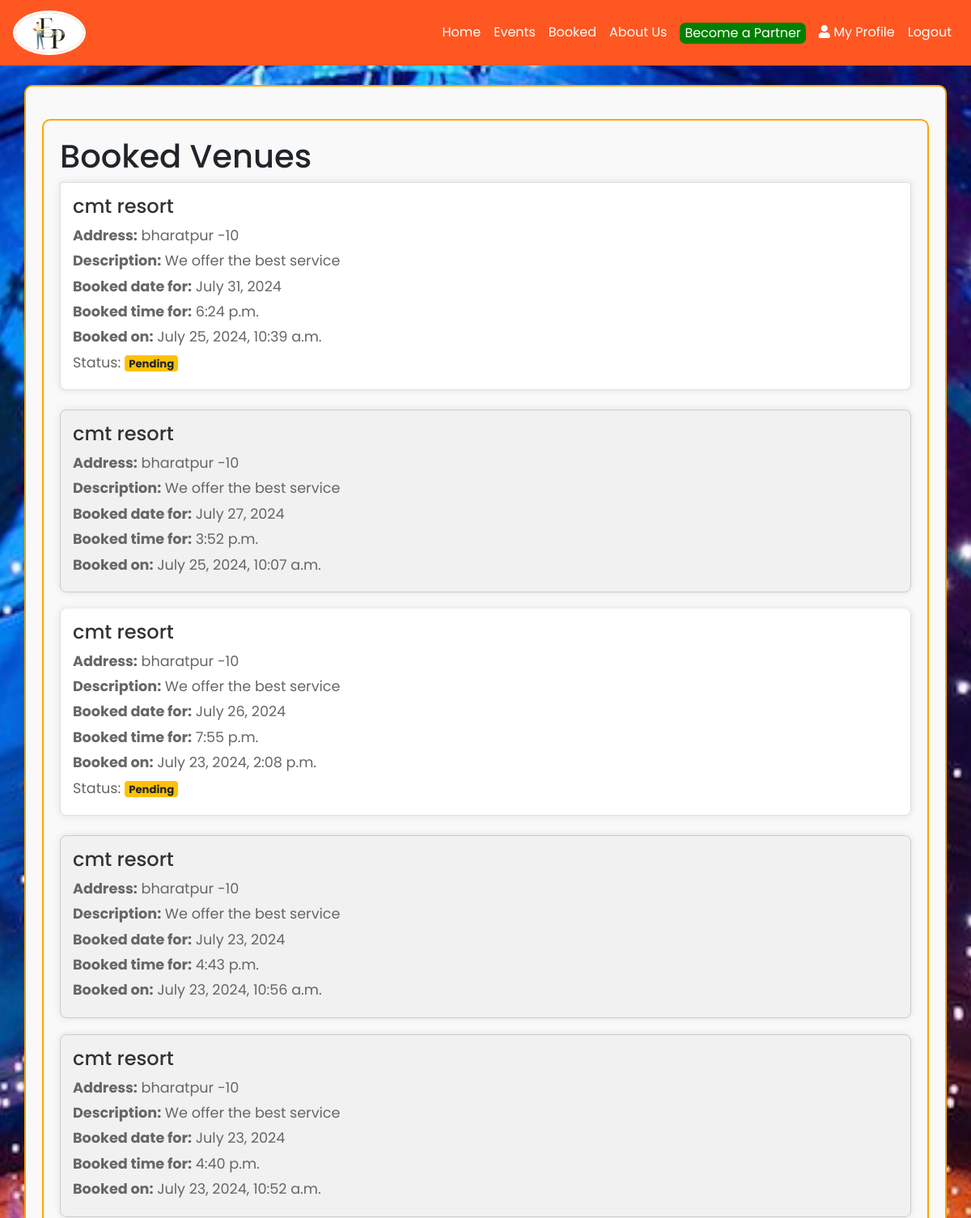
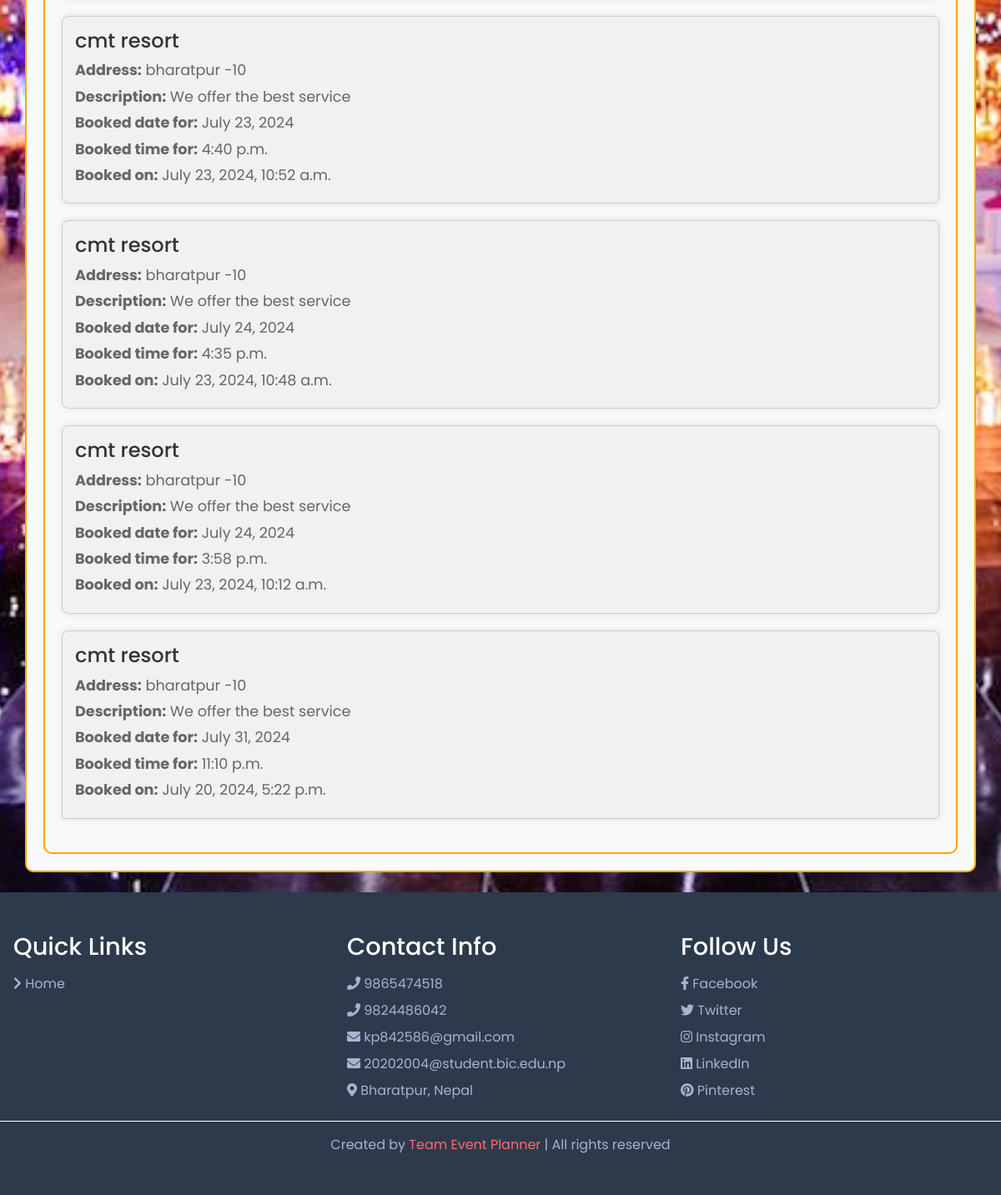
The page /accounts/booked/ (signed in) on the database its author committed (2 pictures, top to bottom).
### owner/models.py (models this page shows, shortened)
class Booking(models.Model):
    id = models.AutoField(primary_key=True)
    contact_email = models.EmailField()
    user = models.ForeignKey(User, on_delete=models.CASCADE)
    venue = models.ForeignKey(Venue, on_delete=models.CASCADE)
    date = models.DateField()
    time = models.TimeField()
    number_of_guests = models.IntegerField()
    booked_at = models.DateTimeField(auto_now_add=True)
    confirmed = models.BooleanField(default=False)
    checked_out = models.BooleanField(default=False)

class Venue(models.Model):
    id = models.AutoField(primary_key=True)
    name = models.CharField(max_length=100)
    address = models.CharField(max_length=255)
    description = models.TextField()
    contact_email = models.EmailField(unique=True)
    zip_code = models.CharField(max_length=10,default=44207)  # New field for zip code
    average_cost_per_person = models.DecimalField(max_digits=10, decimal_places=2,default=0)
    total_slots = models.PositiveIntegerField(default=0)  # New field for available slots
    occupancy = models.PositiveIntegerField(default=0)
    contact_num = models.PositiveIntegerField(default=0)
    image = models.ImageField(upload_to='venue_images/', null=True, blank=True)
    available_slots = models.PositiveIntegerField(editable=False)  # Non-editable field

### accounts/views.py (the view)
# urls.py: path('booked/', booked_venues, name='booked_venues'),
@login_required
def booked_venues(request):
    bookings = Booking.objects.filter(user=request.user).order_by('-id')
    today_date = date.today()
    now = datetime.now().time()
    def booking_is_expired(booking):
        if booking.date < today_date or (booking.date == today_date and booking.time < now):
            return True
        return False
    context = {
        'bookings': bookings,
        'booking_is_expired': booking_is_expired,
    }
    return render(request, 'accounts/booked_venues.html', context)

### accounts/templatetags/custom_filters.py (called while the page is built)
@register.filter(name='is_expired')
def is_expired(booking):
    today_date = date.today()
    now = datetime.now().time()
    if booking.date < today_date or (booking.date == today_date and booking.time < now):
        return True
    return False

### accounts/templates/accounts/booked_venues.html (shortened to what this page needs)
{% extends 'accounts/base.html' %}
{% load custom_filters %}
{% block content %}
<div class="container">
    <h1>Booked Venues</h1>
    {% if bookings %}
        <ul class="list-group">
            {% for booking in bookings %}
                {% if booking.confirmed %}
                    {% with is_expired=booking|is_expired %}
                    <li class="list-group-item booking-item {% if is_expired %}expired{% else %}upcoming{% endif %}">
                        <div class="booking-details">
                            <h3>{{ booking.venue.name }}</h3>
                            <p><strong>Address:</strong> {{ booking.venue.address }}</p>
                            <p><strong>Description:</strong> {{ booking.venue.description }}</p>
                            <p><strong>Booked date for:</strong> {{ booking.date }}</p>
                            <p><strong>Booked time for:</strong> {{ booking.time }}</p>
                            <p><strong>Booked on:</strong> {{ booking.booked_at }}</p>
                        </div>
                    </li>
                    {% endwith %}
                {% else %}
                    <li class="list-group-item booking-item pending">
                        <div class="booking-details">
                            <h3>{{ booking.venue.name }}</h3>
                            <p><strong>Address:</strong> {{ booking.venue.address }}</p>
                            <p><strong>Description:</strong> {{ booking.venue.description }}</p>
                            <p><strong>Booked date for:</strong> {{ booking.date }}</p>
                            <p><strong>Booked time for:</strong> {{ booking.time }}</p>
                            <p><strong>Booked on:</strong> {{ booking.booked_at }}</p>
                            <p>Status: <span class="badge badge-warning">Pending</span></p>
                        </div>
                    </li>
                    <br>
                {% endif %}
            {% endfor %}
        </ul>
    {% else %}
        <p>You have not booked any venues yet.</p>
    {% endif %}
</div>
{% endblock %}

### accounts/templates/accounts/booked_venues.html (style rules this page uses)
.container { border: 2px solid orange; border-radius: 10px; padding: 20px; margin-top: 20px; background-color: #f9f9f9; }
.list-group-item.expired { background-color: #f1f1f1; border: 1px solid #ccc; color: #666; margin-bottom: 20px; }
.booking-item { padding: 15px; border-radius: 8px; box-shadow: 0 0 10px rgba(0, 0, 0, 0.1); }
.booking-details h3 { margin-top: 0; font-size: 1.5rem; color: #333; }
.booking-details p { margin-bottom: 5px; font-size: 1.1rem; color: #666; }

### rows shown on the page
Booking: venue.name "cmt resort", venue.address "bharatpur -10", venue.description "We offer the best service", date "July 31, 2024", time "6:24 p.m.", booked_at "July 25, 2024, 10:39 a.m."
Booking: venue.name "cmt resort", venue.address "bharatpur -10", venue.description "We offer the best service", date "July 27, 2024", time "3:52 p.m.", booked_at "July 25, 2024, 10:07 a.m."
Booking: venue.name "cmt resort", venue.address "bharatpur -10", venue.description "We offer the best service", date "July 26, 2024", time "7:55 p.m.", booked_at "July 23, 2024, 2:08 p.m."
Booking: venue.name "cmt resort", venue.address "bharatpur -10", venue.description "We offer the best service", date "July 23, 2024", time "4:43 p.m.", booked_at "July 23, 2024, 10:56 a.m."
Booking: venue.name "cmt resort", venue.address "bharatpur -10", venue.description "We offer the best service", date "July 23, 2024", time "4:40 p.m.", booked_at "July 23, 2024, 10:52 a.m."
Booking: venue.name "cmt resort", venue.address "bharatpur -10", venue.description "We offer the best service", date "July 23, 2024", time "4:40 p.m.", booked_at "July 23, 2024, 10:52 a.m."
Booking: venue.name "cmt resort", venue.address "bharatpur -10", venue.description "We offer the best service", date "July 24, 2024", time "4:35 p.m.", booked_at "July 23, 2024, 10:48 a.m."
Booking: venue.name "cmt resort", venue.address "bharatpur -10", venue.description "We offer the best service", date "July 24, 2024", time "3:58 p.m.", booked_at "July 23, 2024, 10:12 a.m."
Booking: venue.name "cmt resort", venue.address "bharatpur -10", venue.description "We offer the best service", date "July 31, 2024", time "11:10 p.m.", booked_at "July 20, 2024, 5:22 p.m."
